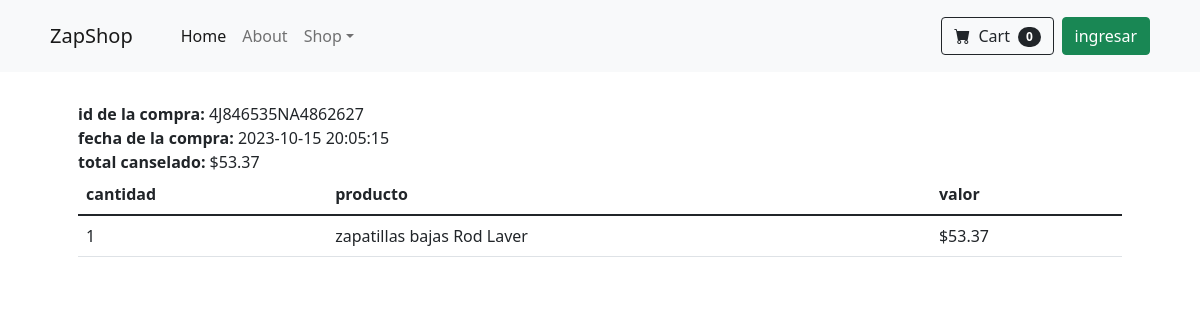
Page /detalle_compra.php?key=4J846535NA4862627 on the committed database.
### tables this page shows
CREATE TABLE `compra` (
  `id` INT(11) NOT NULL AUTO_INCREMENT,
  `id_transaccion` VARCHAR(20) NOT NULL,
  `fecha` DATETIME DEFAULT NULL,
  `status` VARCHAR(20) NOT NULL,
  `email` VARCHAR(50) NOT NULL,
  `id_cliente` VARCHAR(20) NOT NULL,
  `total` DECIMAL(10,2) NOT NULL,
  PRIMARY KEY (`id`)
);

CREATE TABLE `detalle_compra` (
  `id` INT(11) NOT NULL AUTO_INCREMENT,
  `id_compra` INT(11) NOT NULL,
  `id_producto` INT(11) NOT NULL,
  `nombre` VARCHAR(200) NOT NULL,
  `precio` DECIMAL(10,2) NOT NULL,
  `cantidad` INT(11) NOT NULL,
  PRIMARY KEY (`id`),
  CONSTRAINT `fk_compra` FOREIGN KEY (`id_compra`) REFERENCES `compra` (`id`) ON DELETE CASCADE,
  CONSTRAINT `fk_producto` FOREIGN KEY (`id_producto`) REFERENCES `productos` (`id`) ON DELETE CASCADE
);

### detalle_compra.php (the view, shortened to what this page needs)
<?php
$db = new Database();
$con = $db->conectar();
$id_transaccion = isset($_GET['key']) ? $_GET['key'] : '0';
  $error = '';
  if ($id_transaccion == '') {
            $error = 'Error al precesar la peticion';
        } else {
            $sql = $con->prepare("SELECT count(id) FROM compra WHERE id_transaccion=? AND status=?");
                $sql->execute([$id_transaccion, 'COMPLETED']);
                if($sql->fetchColumn() > 0){
                    $sql = $con->prepare("SELECT id, fecha, email, total FROM compra WHERE id_transaccion=? AND status=? LIMIT 1");
                    $sql->execute([$id_transaccion, 'COMPLETED']);
                    $row = $sql->fetch(PDO::FETCH_ASSOC);
                    $idCompra = $row['id'];
                    $total = $row['total'];
                    $fecha = $row['fecha'];
                    $sqlDet = $con->prepare("SELECT nombre, precio, cantidad FROM detalle_compra WHERE id_compra=?");
                    $sqlDet->execute([$idCompra]);
        } else {
            echo 'error al comprobar la compra';
        }
    }
?>
<!DOCTYPE html>
<html lang="es">
<head>
        <link href="https://cdn.jsdelivr.net/npm/bootstrap-icons@1.5.0/font/bootstrap-icons.css" rel="stylesheet" />
        <link href="css/styles.css" rel="stylesheet" />
    <link href="https://cdn.jsdelivr.net/npm/bootstrap@5.1.3/dist/css/bootstrap.min.css" rel="stylesheet">
    <link href="css/estilos.css" rel="stylesheet">
    <link href="css/preload.css" rel="stylesheet">
</head>
<body>
    <?php include 'menu.php'; ?>
<main>
    <div class="container px-4 px-lg-5">
    <?php if(strlen($error) > 0) { ?>
        <div class="row">
            <div class="col">
                <h3><?php echo $error; ?></h3>
            </div>
        </div>
    <?php } else { ?>
        <div class="row">
           <div class="col">
                <b>id de la compra: </b><?php echo $id_transaccion; ?><br>
                <b>fecha de la compra: </b><?php echo $fecha; ?><br>
                <b>total canselado: </b><?php echo MONEDA . number_format($total, 2, '.', ','); ?><br>
           </div>
        </div>
        <div class="row">
           <div class="col">
            <table class="table">
                <thead>
                    <tr>
                        <th>cantidad</th>
                        <th>producto</th>
                        <th>valor</th>
                    </tr>
                </thead>
                <tbody>
                    <?php while($row_det = $sqlDet->fetch(PDO::FETCH_ASSOC)){ $importe = $row_det['precio'] * $row_det['cantidad'];?>
                        <tr>
                            <td> <?php echo $row_det['cantidad']; ?></td>
                            <td> <?php echo $row_det['nombre']; ?></td>
                            <td> <?php echo MONEDA . number_format($importe, 2, '.', ',') ; ?></td>
                        </tr>
                        <?php } ?>
                </tbody>
            </table>
           </div>
        </div>
        <?php }?>
    </div>
</main>
</body>
</html>

### css/estilos.css (style rules this page uses)
body { background-color: white; }
main > .container { padding: 30px 0; }

### rows in the picture
compra: fecha "2023-10-15 20:05:15", total "53.37"
detalle_compra: cantidad "1", nombre "zapatillas bajas Rod Laver", precio "53.37"

### other values in the picture
$num_cart "0"
$id_transaccion "4J846535NA4862627"
MONEDA "$"
